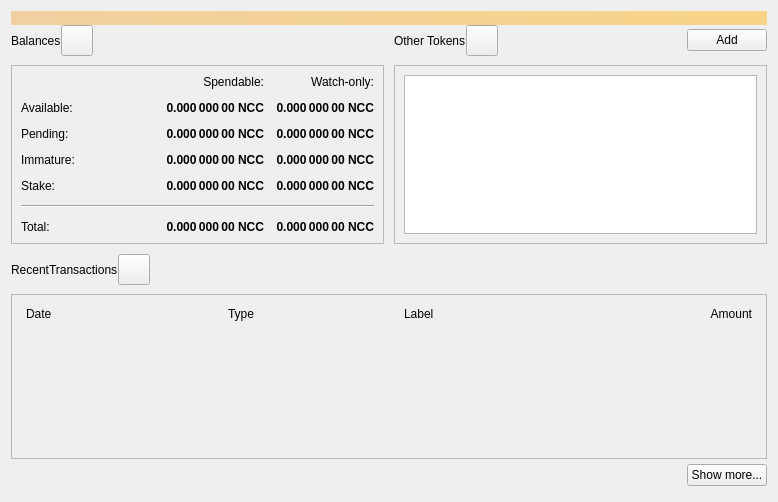
<?xml version="1.0" encoding="UTF-8"?>
<ui version="4.0">
 <class>OverviewPage</class>
 <widget class="QWidget" name="OverviewPage">
  <property name="geometry">
   <rect>
    <x>0</x>
    <y>0</y>
    <width>778</width>
    <height>502</height>
   </rect>
  </property>
  <property name="windowTitle">
   <string>Form</string>
  </property>
  <layout class="QVBoxLayout" name="topLayout">
   <property name="spacing">
    <number>0</number>
   </property>
   <item>
    <widget class="QLabel" name="labelAlerts">
     <property name="visible">
      <bool>false</bool>
     </property>
     <property name="styleSheet">
      <string notr="true">QLabel { background-color: qlineargradient(x1: 0, y1: 0, x2: 1, y2: 0, stop:0 #F0D0A0, stop:1 #F8D488); color:#000000; }</string>
     </property>
     <property name="wordWrap">
      <bool>true</bool>
     </property>
     <property name="margin">
      <number>3</number>
     </property>
     <property name="textInteractionFlags">
      <set>Qt::TextSelectableByMouse</set>
     </property>
    </widget>
   </item>
   <item>
    <layout class="QGridLayout" name="gridLayout_2">
     <item row="0" column="2">
      <layout class="QHBoxLayout" name="horizontalLayout_4">
       <property name="bottomMargin">
        <number>9</number>
       </property>
       <item>
        <widget class="QLabel" name="labelTokens">
         <property name="text">
          <string>Other Tokens</string>
         </property>
        </widget>
       </item>
       <item>
        <widget class="QToolButton" name="labelTokenStatus">
         <property name="toolTip">
          <string>The displayed information may be out of date. Your wallet automatically synchronizes with the NCC network after a connection is established, but this process has not completed yet.</string>
         </property>
         <property name="text">
          <string/>
         </property>
         <property name="iconSize">
          <size>
           <width>24</width>
           <height>24</height>
          </size>
         </property>
         <property name="flat" stdset="0">
          <bool>false</bool>
         </property>
        </widget>
       </item>
       <item>
        <spacer name="horizontalSpacer_7">
         <property name="orientation">
          <enum>Qt::Horizontal</enum>
         </property>
         <property name="sizeHint" stdset="0">
          <size>
           <width>40</width>
           <height>20</height>
          </size>
         </property>
        </spacer>
       </item>
       <item>
        <widget class="QPushButton" name="buttonAddToken">
         <property name="text">
          <string>Add</string>
         </property>
        </widget>
       </item>
      </layout>
     </item>
     <item row="1" column="2">
      <widget class="QFrame" name="frameOtherTokens">
       <property name="minimumSize">
        <size>
         <width>0</width>
         <height>100</height>
        </size>
       </property>
       <property name="frameShape">
        <enum>QFrame::StyledPanel</enum>
       </property>
       <property name="frameShadow">
        <enum>QFrame::Raised</enum>
       </property>
       <layout class="QVBoxLayout" name="verticalLayout_10">
        <item>
         <widget class="QListView" name="listTokens">
          <property name="enabled">
           <bool>true</bool>
          </property>
         </widget>
        </item>
       </layout>
      </widget>
     </item>
     <item row="1" column="0">
      <widget class="QFrame" name="frameBalances">
       <property name="frameShape">
        <enum>QFrame::StyledPanel</enum>
       </property>
       <property name="frameShadow">
        <enum>QFrame::Raised</enum>
       </property>
       <layout class="QVBoxLayout" name="verticalLayout_4">
        <item>
         <layout class="QGridLayout" name="gridLayout">
          <property name="spacing">
           <number>12</number>
          </property>
          <item row="2" column="3">
           <widget class="QLabel" name="labelWatchPending">
            <property name="font">
             <font>
              <weight>75</weight>
              <bold>true</bold>
             </font>
            </property>
            <property name="cursor">
             <cursorShape>IBeamCursor</cursorShape>
            </property>
            <property name="toolTip">
             <string>Unconfirmed transactions to watch-only addresses</string>
            </property>
            <property name="text">
             <string notr="true">0.000 000 00 NCC</string>
            </property>
            <property name="alignment">
             <set>Qt::AlignRight|Qt::AlignTrailing|Qt::AlignVCenter</set>
            </property>
            <property name="textInteractionFlags">
             <set>Qt::LinksAccessibleByMouse|Qt::TextSelectableByKeyboard|Qt::TextSelectableByMouse</set>
            </property>
           </widget>
          </item>
          <item row="2" column="2">
           <widget class="QLabel" name="labelUnconfirmed">
            <property name="font">
             <font>
              <weight>75</weight>
              <bold>true</bold>
             </font>
            </property>
            <property name="cursor">
             <cursorShape>IBeamCursor</cursorShape>
            </property>
            <property name="toolTip">
             <string>Total of transactions that have yet to be confirmed, and do not yet count toward the spendable balance</string>
            </property>
            <property name="text">
             <string notr="true">0.000 000 00 NCC</string>
            </property>
            <property name="alignment">
             <set>Qt::AlignRight|Qt::AlignTrailing|Qt::AlignVCenter</set>
            </property>
            <property name="textInteractionFlags">
             <set>Qt::LinksAccessibleByMouse|Qt::TextSelectableByKeyboard|Qt::TextSelectableByMouse</set>
            </property>
           </widget>
          </item>
          <item row="3" column="2">
           <widget class="QLabel" name="labelImmature">
            <property name="font">
             <font>
              <weight>75</weight>
              <bold>true</bold>
             </font>
            </property>
            <property name="cursor">
             <cursorShape>IBeamCursor</cursorShape>
            </property>
            <property name="toolTip">
             <string>Mined balance that has not yet matured</string>
            </property>
            <property name="text">
             <string notr="true">0.000 000 00 NCC</string>
            </property>
            <property name="alignment">
             <set>Qt::AlignRight|Qt::AlignTrailing|Qt::AlignVCenter</set>
            </property>
            <property name="textInteractionFlags">
             <set>Qt::LinksAccessibleByMouse|Qt::TextSelectableByKeyboard|Qt::TextSelectableByMouse</set>
            </property>
           </widget>
          </item>
          <item row="3" column="0">
           <widget class="QLabel" name="labelImmatureText">
            <property name="text">
             <string>Immature:</string>
            </property>
           </widget>
          </item>
          <item row="0" column="3">
           <widget class="QLabel" name="labelWatchonly">
            <property name="text">
             <string>Watch-only:</string>
            </property>
            <property name="alignment">
             <set>Qt::AlignRight|Qt::AlignTrailing|Qt::AlignVCenter</set>
            </property>
           </widget>
          </item>
          <item row="1" column="0">
           <widget class="QLabel" name="labelBalanceText">
            <property name="text">
             <string>Available:</string>
            </property>
           </widget>
          </item>
          <item row="1" column="2">
           <widget class="QLabel" name="labelBalance">
            <property name="font">
             <font>
              <weight>75</weight>
              <bold>true</bold>
             </font>
            </property>
            <property name="cursor">
             <cursorShape>IBeamCursor</cursorShape>
            </property>
            <property name="toolTip">
             <string>Your current spendable balance</string>
            </property>
            <property name="text">
             <string notr="true">0.000 000 00 NCC</string>
            </property>
            <property name="alignment">
             <set>Qt::AlignRight|Qt::AlignTrailing|Qt::AlignVCenter</set>
            </property>
            <property name="textInteractionFlags">
             <set>Qt::LinksAccessibleByMouse|Qt::TextSelectableByKeyboard|Qt::TextSelectableByMouse</set>
            </property>
           </widget>
          </item>
          <item row="1" column="3">
           <widget class="QLabel" name="labelWatchAvailable">
            <property name="font">
             <font>
              <weight>75</weight>
              <bold>true</bold>
             </font>
            </property>
            <property name="cursor">
             <cursorShape>IBeamCursor</cursorShape>
            </property>
            <property name="toolTip">
             <string>Your current balance in watch-only addresses</string>
            </property>
            <property name="text">
             <string notr="true">0.000 000 00 NCC</string>
            </property>
            <property name="alignment">
             <set>Qt::AlignRight|Qt::AlignTrailing|Qt::AlignVCenter</set>
            </property>
            <property name="textInteractionFlags">
             <set>Qt::LinksAccessibleByMouse|Qt::TextSelectableByKeyboard|Qt::TextSelectableByMouse</set>
            </property>
           </widget>
          </item>
          <item row="2" column="0">
           <widget class="QLabel" name="labelPendingText">
            <property name="text">
             <string>Pending:</string>
            </property>
           </widget>
          </item>
          <item row="0" column="2">
           <widget class="QLabel" name="labelSpendable">
            <property name="text">
             <string>Spendable:</string>
            </property>
            <property name="alignment">
             <set>Qt::AlignRight|Qt::AlignTrailing|Qt::AlignVCenter</set>
            </property>
           </widget>
          </item>
          <item row="4" column="0">
           <widget class="QLabel" name="labelStakeText">
            <property name="text">
             <string>Stake:</string>
            </property>
           </widget>
          </item>
          <item row="4" column="2">
           <widget class="QLabel" name="labelStake">
            <property name="font">
             <font>
              <weight>75</weight>
              <bold>true</bold>
             </font>
            </property>
            <property name="text">
             <string>0.000 000 00 NCC</string>
            </property>
            <property name="alignment">
             <set>Qt::AlignRight|Qt::AlignTrailing|Qt::AlignVCenter</set>
            </property>
            <property name="textInteractionFlags">
             <set>Qt::LinksAccessibleByMouse|Qt::TextSelectableByKeyboard|Qt::TextSelectableByMouse</set>
            </property>
           </widget>
          </item>
          <item row="4" column="3">
           <widget class="QLabel" name="labelWatchStake">
            <property name="font">
             <font>
              <weight>75</weight>
              <bold>true</bold>
             </font>
            </property>
            <property name="text">
             <string>0.000 000 00 NCC</string>
            </property>
            <property name="alignment">
             <set>Qt::AlignRight|Qt::AlignTrailing|Qt::AlignVCenter</set>
            </property>
            <property name="textInteractionFlags">
             <set>Qt::LinksAccessibleByMouse|Qt::TextSelectableByKeyboard|Qt::TextSelectableByMouse</set>
            </property>
           </widget>
          </item>
          <item row="3" column="3">
           <widget class="QLabel" name="labelWatchImmature">
            <property name="font">
             <font>
              <weight>75</weight>
              <bold>true</bold>
             </font>
            </property>
            <property name="cursor">
             <cursorShape>IBeamCursor</cursorShape>
            </property>
            <property name="toolTip">
             <string>Mined balance in watch-only addresses that has not yet matured</string>
            </property>
            <property name="text">
             <string notr="true">0.000 000 00 NCC</string>
            </property>
            <property name="alignment">
             <set>Qt::AlignRight|Qt::AlignTrailing|Qt::AlignVCenter</set>
            </property>
            <property name="textInteractionFlags">
             <set>Qt::LinksAccessibleByMouse|Qt::TextSelectableByKeyboard|Qt::TextSelectableByMouse</set>
            </property>
           </widget>
          </item>
          <item row="7" column="3">
           <widget class="QLabel" name="labelWatchTotal">
            <property name="font">
             <font>
              <weight>75</weight>
              <bold>true</bold>
             </font>
            </property>
            <property name="cursor">
             <cursorShape>IBeamCursor</cursorShape>
            </property>
            <property name="toolTip">
             <string>Current total balance in watch-only addresses</string>
            </property>
            <property name="text">
             <string notr="true">0.000 000 00 NCC</string>
            </property>
            <property name="alignment">
             <set>Qt::AlignRight|Qt::AlignTrailing|Qt::AlignVCenter</set>
            </property>
            <property name="textInteractionFlags">
             <set>Qt::LinksAccessibleByMouse|Qt::TextSelectableByKeyboard|Qt::TextSelectableByMouse</set>
            </property>
           </widget>
          </item>
          <item row="5" column="0" colspan="4">
           <spacer name="verticalSpacer">
            <property name="orientation">
             <enum>Qt::Vertical</enum>
            </property>
            <property name="sizeHint" stdset="0">
             <size>
              <width>20</width>
              <height>40</height>
             </size>
            </property>
           </spacer>
          </item>
          <item row="7" column="2">
           <widget class="QLabel" name="labelTotal">
            <property name="font">
             <font>
              <weight>75</weight>
              <bold>true</bold>
             </font>
            </property>
            <property name="cursor">
             <cursorShape>IBeamCursor</cursorShape>
            </property>
            <property name="toolTip">
             <string>Your current total balance</string>
            </property>
            <property name="text">
             <string notr="true">0.000 000 00 NCC</string>
            </property>
            <property name="alignment">
             <set>Qt::AlignRight|Qt::AlignTrailing|Qt::AlignVCenter</set>
            </property>
            <property name="textInteractionFlags">
             <set>Qt::LinksAccessibleByMouse|Qt::TextSelectableByKeyboard|Qt::TextSelectableByMouse</set>
            </property>
           </widget>
          </item>
          <item row="0" column="1" rowspan="5">
           <spacer name="horizontalSpacer_5">
            <property name="orientation">
             <enum>Qt::Horizontal</enum>
            </property>
            <property name="sizeHint" stdset="0">
             <size>
              <width>40</width>
              <height>20</height>
             </size>
            </property>
           </spacer>
          </item>
          <item row="7" column="0">
           <widget class="QLabel" name="labelTotalText">
            <property name="text">
             <string>Total:        </string>
            </property>
           </widget>
          </item>
          <item row="6" column="0" colspan="4">
           <widget class="Line" name="hLine">
            <property name="orientation">
             <enum>Qt::Horizontal</enum>
            </property>
           </widget>
          </item>
         </layout>
        </item>
       </layout>
      </widget>
     </item>
     <item row="0" column="0">
      <layout class="QHBoxLayout" name="horizontalLayout_2">
       <property name="bottomMargin">
        <number>9</number>
       </property>
       <item>
        <widget class="QLabel" name="labelBalances">
         <property name="text">
          <string>Balances</string>
         </property>
        </widget>
       </item>
       <item>
        <widget class="QToolButton" name="labelWalletStatus">
         <property name="enabled">
          <bool>true</bool>
         </property>
         <property name="toolTip">
          <string>The displayed information may be out of date. Your wallet automatically synchronizes with the NCC network after a connection is established, but this process has not completed yet.</string>
         </property>
         <property name="text">
          <string/>
         </property>
         <property name="icon">
          <iconset>
           <normaloff>:/icons/warning</normaloff>
           <disabledoff>:/icons/warning</disabledoff>:/icons/warning</iconset>
         </property>
         <property name="iconSize">
          <size>
           <width>24</width>
           <height>24</height>
          </size>
         </property>
         <property name="flat" stdset="0">
          <bool>false</bool>
         </property>
        </widget>
       </item>
       <item>
        <spacer name="horizontalSpacer">
         <property name="orientation">
          <enum>Qt::Horizontal</enum>
         </property>
         <property name="sizeHint" stdset="0">
          <size>
           <width>40</width>
           <height>20</height>
          </size>
         </property>
        </spacer>
       </item>
      </layout>
     </item>
     <item row="0" column="1" rowspan="2">
      <spacer name="horizontalSpacer_4">
       <property name="orientation">
        <enum>Qt::Horizontal</enum>
       </property>
       <property name="sizeType">
        <enum>QSizePolicy::Fixed</enum>
       </property>
       <property name="sizeHint" stdset="0">
        <size>
         <width>10</width>
         <height>20</height>
        </size>
       </property>
      </spacer>
     </item>
    </layout>
   </item>
   <item>
    <spacer name="verticalSpacer_4">
     <property name="orientation">
      <enum>Qt::Vertical</enum>
     </property>
     <property name="sizeType">
      <enum>QSizePolicy::Fixed</enum>
     </property>
     <property name="sizeHint" stdset="0">
      <size>
       <width>20</width>
       <height>10</height>
      </size>
     </property>
    </spacer>
   </item>
   <item>
    <layout class="QHBoxLayout" name="horizontalLayout_6">
     <property name="bottomMargin">
      <number>9</number>
     </property>
     <item>
      <widget class="QLabel" name="labelRecentTransactions">
       <property name="text">
        <string>RecentTransactions</string>
       </property>
      </widget>
     </item>
     <item>
      <widget class="QToolButton" name="labelTransactionsStatus">
       <property name="enabled">
        <bool>true</bool>
       </property>
       <property name="toolTip">
        <string>The displayed information may be out of date. Your wallet automatically synchronizes with the NCC network after a connection is established, but this process has not completed yet.</string>
       </property>
       <property name="text">
        <string/>
       </property>
       <property name="icon">
        <iconset>
         <normaloff>:/icons/warning</normaloff>
         <disabledoff>:/icons/warning</disabledoff>:/icons/warning</iconset>
       </property>
       <property name="iconSize">
        <size>
         <width>24</width>
         <height>24</height>
        </size>
       </property>
       <property name="flat" stdset="0">
        <bool>false</bool>
       </property>
      </widget>
     </item>
     <item>
      <spacer name="horizontalSpacer_3">
       <property name="orientation">
        <enum>Qt::Horizontal</enum>
       </property>
       <property name="sizeHint" stdset="0">
        <size>
         <width>40</width>
         <height>20</height>
        </size>
       </property>
      </spacer>
     </item>
    </layout>
   </item>
   <item>
    <layout class="QVBoxLayout" name="verticalLayout_3">
     <item>
      <widget class="QFrame" name="frameRecentTransactions">
       <property name="frameShape">
        <enum>QFrame::StyledPanel</enum>
       </property>
       <property name="frameShadow">
        <enum>QFrame::Raised</enum>
       </property>
       <layout class="QVBoxLayout" name="verticalLayout_8">
        <item>
         <layout class="QHBoxLayout" name="horizontalLayout_3">
          <property name="spacing">
           <number>5</number>
          </property>
          <property name="leftMargin">
           <number>5</number>
          </property>
          <property name="rightMargin">
           <number>5</number>
          </property>
          <item>
           <widget class="QLabel" name="labelDate">
            <property name="text">
             <string>Date</string>
            </property>
           </widget>
          </item>
          <item>
           <spacer name="horizontalSpacer_2">
            <property name="orientation">
             <enum>Qt::Horizontal</enum>
            </property>
            <property name="sizeType">
             <enum>QSizePolicy::Fixed</enum>
            </property>
            <property name="sizeHint" stdset="0">
             <size>
              <width>25</width>
              <height>20</height>
             </size>
            </property>
           </spacer>
          </item>
          <item>
           <widget class="QLabel" name="labelType">
            <property name="text">
             <string>Type</string>
            </property>
           </widget>
          </item>
          <item>
           <widget class="QLabel" name="labelAddress">
            <property name="text">
             <string>Label</string>
            </property>
           </widget>
          </item>
          <item>
           <widget class="QLabel" name="labelAmount">
            <property name="text">
             <string>Amount</string>
            </property>
            <property name="alignment">
             <set>Qt::AlignRight|Qt::AlignTrailing|Qt::AlignVCenter</set>
            </property>
           </widget>
          </item>
         </layout>
        </item>
        <item>
         <widget class="QListView" name="listTransactions">
          <property name="styleSheet">
           <string notr="true">QListView { background: transparent; }</string>
          </property>
          <property name="frameShape">
           <enum>QFrame::NoFrame</enum>
          </property>
          <property name="verticalScrollBarPolicy">
           <enum>Qt::ScrollBarAlwaysOff</enum>
          </property>
          <property name="horizontalScrollBarPolicy">
           <enum>Qt::ScrollBarAlwaysOff</enum>
          </property>
         </widget>
        </item>
       </layout>
      </widget>
     </item>
     <item>
      <layout class="QHBoxLayout" name="horizontalLayout">
       <property name="topMargin">
        <number>5</number>
       </property>
       <property name="bottomMargin">
        <number>5</number>
       </property>
       <item>
        <spacer name="horizontalSpacer_6">
         <property name="orientation">
          <enum>Qt::Horizontal</enum>
         </property>
         <property name="sizeHint" stdset="0">
          <size>
           <width>40</width>
           <height>20</height>
          </size>
         </property>
        </spacer>
       </item>
       <item>
        <widget class="QPushButton" name="showMoreButton">
         <property name="text">
          <string>Show more...</string>
         </property>
        </widget>
       </item>
      </layout>
     </item>
    </layout>
   </item>
  </layout>
 </widget>
 <resources/>
 <connections/>
</ui>
